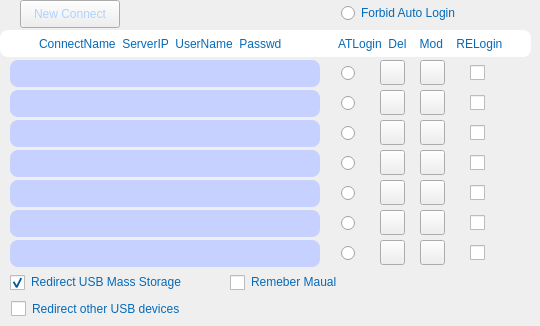
   <widget class="QWidget" name="account">
    <widget class="QLabel" name="label_2">
     <property name="geometry">
      <rect>
       <x>10</x>
       <y>110</y>
       <width>27</width>
       <height>27</height>
      </rect>
     </property>
     <property name="styleSheet">
      <string notr="true">	color: rgb(5, 106, 183);</string>
     </property>
     <property name="text">
      <string/>
     </property>
     <property name="alignment">
      <set>Qt::AlignCenter</set>
     </property>
    </widget>
    <widget class="QPushButton" name="New">
     <property name="geometry">
      <rect>
       <x>20</x>
       <y>0</y>
       <width>100</width>
       <height>28</height>
      </rect>
     </property>
     <property name="contextMenuPolicy">
      <enum>Qt::NoContextMenu</enum>
     </property>
     <property name="styleSheet">
      <string notr="true">QPushButton{
	border-image: url(:/images/images/button_normal.png);
	color: rgb(175, 210, 255);
}
QPushButton:focus{
	border-image: url(:/images/images/button_pressed.png);
	color: rgb(175, 210, 255);
}
QPushButton:pressed{
	border-image: url(:/images/images/button_click.png);
	color: rgb(175, 210, 255);
}

</string>
     </property>
     <property name="text">
      <string>New Connect</string>
     </property>
    </widget>
    <widget class="QPushButton" name="delete_05">
     <property name="geometry">
      <rect>
       <x>380</x>
       <y>180</y>
       <width>25</width>
       <height>25</height>
      </rect>
     </property>
     <property name="styleSheet">
      <string notr="true">QPushButton {
	border-image: url(:/images/images/delete.png);
}
QPushButton:pressed{
	border-image: url(:/images/images/delete_press.png);
}</string>
     </property>
     <property name="text">
      <string/>
     </property>
    </widget>
    <widget class="QLineEdit" name="user06">
     <property name="geometry">
      <rect>
       <x>10</x>
       <y>210</y>
       <width>310</width>
       <height>27</height>
      </rect>
     </property>
     <property name="styleSheet">
      <string notr="true">QLineEdit{
	border:2px;
	border-radius:8px;
	padding:2px 4px;
	background-color: rgb(198, 209, 255);
	color: rgb(5, 106, 183);
}
QLineEdit:focus{
	border:2px;
	border-radius:8px;
	padding:2px 4px;
	background-color: rgb(2, 78, 133);
	color: rgb(255, 255, 255);
}</string>
     </property>
     <property name="alignment">
      <set>Qt::AlignCenter</set>
     </property>
     <property name="readOnly">
      <bool>true</bool>
     </property>
    </widget>
    <widget class="QLabel" name="label_3">
     <property name="geometry">
      <rect>
       <x>10</x>
       <y>140</y>
       <width>27</width>
       <height>27</height>
      </rect>
     </property>
     <property name="styleSheet">
      <string notr="true">	color: rgb(5, 106, 183);</string>
     </property>
     <property name="text">
      <string/>
     </property>
     <property name="alignment">
      <set>Qt::AlignCenter</set>
     </property>
    </widget>
    <widget class="QLineEdit" name="user02">
     <property name="geometry">
      <rect>
       <x>10</x>
       <y>90</y>
       <width>310</width>
       <height>27</height>
      </rect>
     </property>
     <property name="styleSheet">
      <string notr="true">QLineEdit{
	border:2px;
	border-radius:8px;
	padding:2px 4px;
	background-color: rgb(198, 209, 255);
	color: rgb(5, 106, 183);
}
QLineEdit:focus{
	border:2px;
	border-radius:8px;
	padding:2px 4px;
	background-color: rgb(2, 78, 133);
	color: rgb(255, 255, 255);
}</string>
     </property>
     <property name="alignment">
      <set>Qt::AlignCenter</set>
     </property>
     <property name="readOnly">
      <bool>true</bool>
     </property>
    </widget>
    <widget class="QLabel" name="label_4">
     <property name="geometry">
      <rect>
       <x>10</x>
       <y>170</y>
       <width>27</width>
       <height>27</height>
      </rect>
     </property>
     <property name="styleSheet">
      <string notr="true">	color: rgb(5, 106, 183);</string>
     </property>
     <property name="text">
      <string/>
     </property>
     <property name="alignment">
      <set>Qt::AlignCenter</set>
     </property>
    </widget>
    <widget class="QPushButton" name="delete_04">
     <property name="geometry">
      <rect>
       <x>380</x>
       <y>150</y>
       <width>25</width>
       <height>25</height>
      </rect>
     </property>
     <property name="styleSheet">
      <string notr="true">QPushButton {
	border-image: url(:/images/images/delete.png);
}
QPushButton:pressed{
	border-image: url(:/images/images/delete_press.png);
}</string>
     </property>
     <property name="text">
      <string/>
     </property>
    </widget>
    <widget class="QLabel" name="label_1">
     <property name="geometry">
      <rect>
       <x>10</x>
       <y>80</y>
       <width>27</width>
       <height>27</height>
      </rect>
     </property>
     <property name="styleSheet">
      <string notr="true">	color: rgb(5, 106, 183);</string>
     </property>
     <property name="text">
      <string/>
     </property>
     <property name="alignment">
      <set>Qt::AlignCenter</set>
     </property>
    </widget>
    <widget class="QPushButton" name="delete_01">
     <property name="geometry">
      <rect>
       <x>380</x>
       <y>60</y>
       <width>25</width>
       <height>25</height>
      </rect>
     </property>
     <property name="styleSheet">
      <string notr="true">QPushButton {
	border-image: url(:/images/images/delete.png);
}
QPushButton:pressed{
	border-image: url(:/images/images/delete_press.png);
}</string>
     </property>
     <property name="text">
      <string/>
     </property>
    </widget>
    <widget class="QLineEdit" name="user04">
     <property name="geometry">
      <rect>
       <x>10</x>
       <y>150</y>
       <width>310</width>
       <height>27</height>
      </rect>
     </property>
     <property name="styleSheet">
      <string notr="true">QLineEdit{
	border:2px;
	border-radius:8px;
	padding:2px 4px;
	background-color: rgb(198, 209, 255);
	color: rgb(5, 106, 183);
}
QLineEdit:focus{
	border:2px;
	border-radius:8px;
	padding:2px 4px;
	background-color: rgb(2, 78, 133);
	color: rgb(255, 255, 255);
}</string>
     </property>
     <property name="alignment">
      <set>Qt::AlignCenter</set>
     </property>
     <property name="readOnly">
      <bool>true</bool>
     </property>
    </widget>
    <widget class="QCheckBox" name="USBcheckBox">
     <property name="geometry">
      <rect>
       <x>10</x>
       <y>270</y>
       <width>221</width>
       <height>24</height>
      </rect>
     </property>
     <property name="contextMenuPolicy">
      <enum>Qt::NoContextMenu</enum>
     </property>
     <property name="layoutDirection">
      <enum>Qt::LeftToRight</enum>
     </property>
     <property name="styleSheet">
      <string notr="true">	
QCheckBox{color: rgb(5, 106, 183);outline:none;}
QCheckBox::indicator { 
	width: 15px;
	height: 15px;
}
QCheckBox::indicator::unchecked {	
	border-image: url(:/images/images/checkbox_normal.png);
}
QCheckBox::indicator::checked {
	border-image: url(:/images/images/checkbox_check.png);
}</string>
     </property>
     <property name="text">
      <string>Redirect USB Mass Storage</string>
     </property>
     <property name="checked">
      <bool>true</bool>
     </property>
    </widget>
    <widget class="QPushButton" name="delete_06">
     <property name="geometry">
      <rect>
       <x>380</x>
       <y>210</y>
       <width>25</width>
       <height>25</height>
      </rect>
     </property>
     <property name="styleSheet">
      <string notr="true">QPushButton {
	border-image: url(:/images/images/delete.png);
}
QPushButton:pressed{
	border-image: url(:/images/images/delete_press.png);
}</string>
     </property>
     <property name="text">
      <string/>
     </property>
    </widget>
    <widget class="QPushButton" name="delete_03">
     <property name="geometry">
      <rect>
       <x>380</x>
       <y>120</y>
       <width>25</width>
       <height>25</height>
      </rect>
     </property>
     <property name="styleSheet">
      <string notr="true">QPushButton {
	border-image: url(:/images/images/delete.png);
}
QPushButton:pressed{
	border-image: url(:/images/images/delete_press.png);
}</string>
     </property>
     <property name="text">
      <string/>
     </property>
    </widget>
    <widget class="QLineEdit" name="user05">
     <property name="geometry">
      <rect>
       <x>10</x>
       <y>180</y>
       <width>310</width>
       <height>27</height>
      </rect>
     </property>
     <property name="styleSheet">
      <string notr="true">QLineEdit{
	border:2px;
	border-radius:8px;
	padding:2px 4px;
	background-color: rgb(198, 209, 255);
	color: rgb(5, 106, 183);
}
QLineEdit:focus{
	border:2px;
	border-radius:8px;
	padding:2px 4px;
	background-color: rgb(2, 78, 133);
	color: rgb(255, 255, 255);
}</string>
     </property>
     <property name="alignment">
      <set>Qt::AlignCenter</set>
     </property>
     <property name="readOnly">
      <bool>true</bool>
     </property>
    </widget>
    <widget class="QLabel" name="label_5">
     <property name="geometry">
      <rect>
       <x>10</x>
       <y>200</y>
       <width>27</width>
       <height>27</height>
      </rect>
     </property>
     <property name="styleSheet">
      <string notr="true">	color: rgb(5, 106, 183);</string>
     </property>
     <property name="text">
      <string/>
     </property>
     <property name="alignment">
      <set>Qt::AlignCenter</set>
     </property>
    </widget>
    <widget class="QLineEdit" name="user01">
     <property name="geometry">
      <rect>
       <x>10</x>
       <y>60</y>
       <width>310</width>
       <height>27</height>
      </rect>
     </property>
     <property name="styleSheet">
      <string notr="true">QLineEdit{
	border:2px;
	border-radius:8px;
	padding:2px 4px;
	background-color: rgb(198, 209, 255);
	color: rgb(5, 106, 183);
}
QLineEdit:focus{
	border:2px;
	border-radius:8px;
	padding:2px 4px;
	background-color: rgb(2, 78, 133);
	color: rgb(255, 255, 255);
}</string>
     </property>
     <property name="alignment">
      <set>Qt::AlignCenter</set>
     </property>
     <property name="readOnly">
      <bool>true</bool>
     </property>
    </widget>
    <widget class="QPushButton" name="delete_02">
     <property name="geometry">
      <rect>
       <x>380</x>
       <y>90</y>
       <width>25</width>
       <height>25</height>
      </rect>
     </property>
     <property name="styleSheet">
      <string notr="true">QPushButton {
	border-image: url(:/images/images/delete.png);
}
QPushButton:pressed{
	border-image: url(:/images/images/delete_press.png);
}</string>
     </property>
     <property name="text">
      <string/>
     </property>
    </widget>
    <widget class="QLineEdit" name="user03">
     <property name="geometry">
      <rect>
       <x>10</x>
       <y>120</y>
       <width>310</width>
       <height>27</height>
      </rect>
     </property>
     <property name="styleSheet">
      <string notr="true">QLineEdit{
	border:2px;
	border-radius:8px;
	padding:2px 4px;
	background-color: rgb(198, 209, 255);
	color: rgb(5, 106, 183);
}
QLineEdit:focus{
	border:2px;
	border-radius:8px;
	padding:2px 4px;
	background-color: rgb(2, 78, 133);
	color: rgb(255, 255, 255);
}</string>
     </property>
     <property name="alignment">
      <set>Qt::AlignCenter</set>
     </property>
     <property name="readOnly">
      <bool>true</bool>
     </property>
    </widget>
    <widget class="QCheckBox" name="urbdrc_checkbox">
     <property name="geometry">
      <rect>
       <x>11</x>
       <y>300</y>
       <width>201</width>
       <height>17</height>
      </rect>
     </property>
     <property name="styleSheet">
      <string notr="true">	
QCheckBox{color: rgb(5, 106, 183);outline:none;}
QCheckBox::indicator { 
	width: 15px;
	height: 15px;
}
QCheckBox::indicator::unchecked {	
	border-image: url(:/images/images/checkbox_normal.png);
}
QCheckBox::indicator::checked {
	border-image: url(:/images/images/checkbox_check.png);
}</string>
     </property>
     <property name="text">
      <string>Redirect other USB devices</string>
     </property>
    </widget>
    <widget class="QLabel" name="label_6">
     <property name="geometry">
      <rect>
       <x>10</x>
       <y>230</y>
       <width>27</width>
       <height>27</height>
      </rect>
     </property>
     <property name="styleSheet">
      <string notr="true">	color: rgb(5, 106, 183);</string>
     </property>
     <property name="text">
      <string/>
     </property>
     <property name="alignment">
      <set>Qt::AlignCenter</set>
     </property>
    </widget>
    <widget class="QLabel" name="otherUsbInfo">
     <property name="geometry">
      <rect>
       <x>218</x>
       <y>291</y>
       <width>16</width>
       <height>17</height>
      </rect>
     </property>
     <property name="styleSheet">
      <string notr="true">color: rgb(5, 106, 183);</string>
     </property>
     <property name="text">
      <string/>
     </property>
    </widget>
    <widget class="QPushButton" name="edit_06">
     <property name="geometry">
      <rect>
       <x>420</x>
       <y>210</y>
       <width>25</width>
       <height>25</height>
      </rect>
     </property>
     <property name="styleSheet">
      <string notr="true">QPushButton {
	border-image: url(:/images/images/modify.png);
}
QPushButton:pressed{
	border-image: url(:/images/images/modify_press.png);
}</string>
     </property>
     <property name="text">
      <string/>
     </property>
    </widget>
    <widget class="QPushButton" name="edit_05">
     <property name="geometry">
      <rect>
       <x>420</x>
       <y>180</y>
       <width>25</width>
       <height>25</height>
      </rect>
     </property>
     <property name="styleSheet">
      <string notr="true">QPushButton {
	border-image: url(:/images/images/modify.png);
}
QPushButton:pressed{
	border-image: url(:/images/images/modify_press.png);
}</string>
     </property>
     <property name="text">
      <string/>
     </property>
    </widget>
    <widget class="QPushButton" name="edit_02">
     <property name="geometry">
      <rect>
       <x>420</x>
       <y>90</y>
       <width>25</width>
       <height>25</height>
      </rect>
     </property>
     <property name="styleSheet">
      <string notr="true">QPushButton {
	border-image: url(:/images/images/modify.png);
}
QPushButton:pressed{
	border-image: url(:/images/images/modify_press.png);
}</string>
     </property>
     <property name="text">
      <string/>
     </property>
    </widget>
    <widget class="QPushButton" name="edit_03">
     <property name="geometry">
      <rect>
       <x>420</x>
       <y>120</y>
       <width>25</width>
       <height>25</height>
      </rect>
     </property>
     <property name="styleSheet">
      <string notr="true">QPushButton {
	border-image: url(:/images/images/modify.png);
}
QPushButton:pressed{
	border-image: url(:/images/images/modify_press.png);
}</string>
     </property>
     <property name="text">
      <string/>
     </property>
    </widget>
    <widget class="QPushButton" name="edit_01">
     <property name="geometry">
      <rect>
       <x>420</x>
       <y>60</y>
       <width>25</width>
       <height>25</height>
      </rect>
     </property>
     <property name="styleSheet">
      <string notr="true">QPushButton {
	border-image: url(:/images/images/modify.png);
}
QPushButton:pressed{
	border-image: url(:/images/images/modify_press.png);
}</string>
     </property>
     <property name="text">
      <string/>
     </property>
    </widget>
    <widget class="QPushButton" name="edit_04">
     <property name="geometry">
      <rect>
       <x>420</x>
       <y>150</y>
       <width>25</width>
       <height>25</height>
      </rect>
     </property>
     <property name="styleSheet">
      <string notr="true">QPushButton {
	border-image: url(:/images/images/modify.png);
}
QPushButton:pressed{
	border-image: url(:/images/images/modify_press.png);
}</string>
     </property>
     <property name="text">
      <string/>
     </property>
    </widget>
    <widget class="QLineEdit" name="user00">
     <property name="geometry">
      <rect>
       <x>0</x>
       <y>30</y>
       <width>321</width>
       <height>27</height>
      </rect>
     </property>
     <property name="styleSheet">
      <string notr="true">QLineEdit{
	border:2px;
	border-radius:8px;
	padding:2px 4px;
	background-color: rgb(255, 255, 255);
	color: rgb(5, 106, 183);
}
/*QLineEdit:focus{
	border:2px;
	border-radius:8px;
	padding:2px 4px;
	background-color: rgb(2, 78, 133);
	color: rgb(255, 255, 255);
}*/</string>
     </property>
     <property name="text">
      <string>ConnectName  ServerIP  UserName  Passwd</string>
     </property>
     <property name="alignment">
      <set>Qt::AlignCenter</set>
     </property>
     <property name="readOnly">
      <bool>true</bool>
     </property>
    </widget>
    <widget class="QRadioButton" name="radioButton_2">
     <property name="geometry">
      <rect>
       <x>340</x>
       <y>90</y>
       <width>25</width>
       <height>25</height>
      </rect>
     </property>
     <property name="styleSheet">
      <string notr="true">QRadioButton{color: rgb(5, 106, 183);outline:none;}
QRadioButton::indicator { 
	width: 15px;
	height: 15px;
}
QRadioButton::indicator::unchecked {	
	border-image: url(:/images/images/checkbox_normal.png);
}
QRadioButton::indicator::checked {
	border-image: url(:/images/images/checkbox_check.png);
}</string>
     </property>
     <property name="text">
      <string/>
     </property>
    </widget>
    <widget class="QRadioButton" name="radioButton_3">
     <property name="geometry">
      <rect>
       <x>340</x>
       <y>120</y>
       <width>25</width>
       <height>25</height>
      </rect>
     </property>
     <property name="styleSheet">
      <string notr="true">QRadioButton{color: rgb(5, 106, 183);outline:none;}
QRadioButton::indicator { 
	width: 15px;
	height: 15px;
}
QRadioButton::indicator::unchecked {	
	border-image: url(:/images/images/checkbox_normal.png);
}
QRadioButton::indicator::checked {
	border-image: url(:/images/images/checkbox_check.png);
}</string>
     </property>
     <property name="text">
      <string/>
     </property>
    </widget>
    <widget class="QRadioButton" name="radioButton_4">
     <property name="geometry">
      <rect>
       <x>340</x>
       <y>150</y>
       <width>25</width>
       <height>25</height>
      </rect>
     </property>
     <property name="styleSheet">
      <string notr="true">QRadioButton{color: rgb(5, 106, 183);outline:none;}
QRadioButton::indicator { 
	width: 15px;
	height: 15px;
}
QRadioButton::indicator::unchecked {	
	border-image: url(:/images/images/checkbox_normal.png);
}
QRadioButton::indicator::checked {
	border-image: url(:/images/images/checkbox_check.png);
}</string>
     </property>
     <property name="text">
      <string/>
     </property>
    </widget>
    <widget class="QRadioButton" name="radioButton_5">
     <property name="geometry">
      <rect>
       <x>340</x>
       <y>180</y>
       <width>25</width>
       <height>25</height>
      </rect>
     </property>
     <property name="styleSheet">
      <string notr="true">QRadioButton{color: rgb(5, 106, 183);outline:none;}
QRadioButton::indicator { 
	width: 15px;
	height: 15px;
}
QRadioButton::indicator::unchecked {	
	border-image: url(:/images/images/checkbox_normal.png);
}
QRadioButton::indicator::checked {
	border-image: url(:/images/images/checkbox_check.png);
}</string>
     </property>
     <property name="text">
      <string/>
     </property>
    </widget>
    <widget class="QRadioButton" name="radioButton_6">
     <property name="geometry">
      <rect>
       <x>340</x>
       <y>210</y>
       <width>25</width>
       <height>25</height>
      </rect>
     </property>
     <property name="styleSheet">
      <string notr="true">QRadioButton{color: rgb(5, 106, 183);outline:none;}
QRadioButton::indicator { 
	width: 15px;
	height: 15px;
}
QRadioButton::indicator::unchecked {	
	border-image: url(:/images/images/checkbox_normal.png);
}
QRadioButton::indicator::checked {
	border-image: url(:/images/images/checkbox_check.png);
}</string>
     </property>
     <property name="text">
      <string/>
     </property>
    </widget>
    <widget class="QRadioButton" name="radioButton_1">
     <property name="geometry">
      <rect>
       <x>340</x>
       <y>60</y>
       <width>25</width>
       <height>25</height>
      </rect>
     </property>
     <property name="styleSheet">
      <string notr="true">QRadioButton{color: rgb(5, 106, 183);outline:none;}
QRadioButton::indicator { 
	width: 15px;
	height: 15px;
}
QRadioButton::indicator::unchecked {	
	border-image: url(:/images/images/checkbox_normal.png);
}
QRadioButton::indicator::checked {
	border-image: url(:/images/images/checkbox_check.png);
}</string>
     </property>
     <property name="text">
      <string/>
     </property>
    </widget>
    <widget class="QLineEdit" name="user00_1">
     <property name="geometry">
      <rect>
       <x>310</x>
       <y>30</y>
       <width>221</width>
       <height>27</height>
      </rect>
     </property>
     <property name="styleSheet">
      <string notr="true">QLineEdit{
	border:2px;
	border-radius:8px;
	padding:2px 4px;
	background-color: rgb(255, 255, 255);
	color: rgb(5, 106, 183);
}
/*QLineEdit:focus{
	border:2px;
	border-radius:8px;
	padding:2px 4px;
	background-color: rgb(2, 78, 133);
	color: rgb(255, 255, 255);
}*/</string>
     </property>
     <property name="text">
      <string>ATLogin  Del    Mod    RELogin</string>
     </property>
     <property name="alignment">
      <set>Qt::AlignCenter</set>
     </property>
     <property name="readOnly">
      <bool>true</bool>
     </property>
    </widget>
    <widget class="QPushButton" name="delete_07">
     <property name="geometry">
      <rect>
       <x>380</x>
       <y>240</y>
       <width>25</width>
       <height>25</height>
      </rect>
     </property>
     <property name="styleSheet">
      <string notr="true">QPushButton {
	border-image: url(:/images/images/delete.png);
}
QPushButton:pressed{
	border-image: url(:/images/images/delete_press.png);
}</string>
     </property>
     <property name="text">
      <string/>
     </property>
    </widget>
    <widget class="QPushButton" name="edit_07">
     <property name="geometry">
      <rect>
       <x>420</x>
       <y>240</y>
       <width>25</width>
       <height>25</height>
      </rect>
     </property>
     <property name="styleSheet">
      <string notr="true">QPushButton {
	border-image: url(:/images/images/modify.png);
}
QPushButton:pressed{
	border-image: url(:/images/images/modify_press.png);
}</string>
     </property>
     <property name="text">
      <string/>
     </property>
    </widget>
    <widget class="QLineEdit" name="user07">
     <property name="geometry">
      <rect>
       <x>10</x>
       <y>240</y>
       <width>310</width>
       <height>27</height>
      </rect>
     </property>
     <property name="styleSheet">
      <string notr="true">QLineEdit{
	border:2px;
	border-radius:8px;
	padding:2px 4px;
	background-color: rgb(198, 209, 255);
	color: rgb(5, 106, 183);
}
QLineEdit:focus{
	border:2px;
	border-radius:8px;
	padding:2px 4px;
	background-color: rgb(2, 78, 133);
	color: rgb(255, 255, 255);
}</string>
     </property>
     <property name="alignment">
      <set>Qt::AlignCenter</set>
     </property>
     <property name="readOnly">
      <bool>true</bool>
     </property>
    </widget>
    <widget class="QRadioButton" name="radioButton_7">
     <property name="geometry">
      <rect>
       <x>340</x>
       <y>240</y>
       <width>25</width>
       <height>25</height>
      </rect>
     </property>
     <property name="styleSheet">
      <string notr="true">QRadioButton{color: rgb(5, 106, 183);outline:none;}
QRadioButton::indicator { 
	width: 15px;
	height: 15px;
}
QRadioButton::indicator::unchecked {	
	border-image: url(:/images/images/checkbox_normal.png);
}
QRadioButton::indicator::checked {
	border-image: url(:/images/images/checkbox_check.png);
}</string>
     </property>
     <property name="text">
      <string/>
     </property>
    </widget>
    <widget class="QCheckBox" name="ContinuecheckBox_1">
     <property name="geometry">
      <rect>
       <x>470</x>
       <y>60</y>
       <width>25</width>
       <height>25</height>
      </rect>
     </property>
     <property name="contextMenuPolicy">
      <enum>Qt::NoContextMenu</enum>
     </property>
     <property name="layoutDirection">
      <enum>Qt::LeftToRight</enum>
     </property>
     <property name="styleSheet">
      <string notr="true">	
QCheckBox{color: rgb(5, 106, 183);outline:none;}
QCheckBox::indicator { 
	width: 15px;
	height: 15px;
}
QCheckBox::indicator::unchecked {	
	border-image: url(:/images/images/checkbox_normal.png);
}
QCheckBox::indicator::checked {
	border-image: url(:/images/images/checkbox_check.png);
}</string>
     </property>
     <property name="text">
      <string/>
     </property>
     <property name="checkable">
      <bool>false</bool>
     </property>
     <property name="checked">
      <bool>false</bool>
     </property>
    </widget>
    <widget class="QCheckBox" name="ContinuecheckBox_2">
     <property name="geometry">
      <rect>
       <x>470</x>
       <y>90</y>
       <width>25</width>
       <height>25</height>
      </rect>
     </property>
     <property name="contextMenuPolicy">
      <enum>Qt::NoContextMenu</enum>
     </property>
     <property name="layoutDirection">
      <enum>Qt::LeftToRight</enum>
     </property>
     <property name="styleSheet">
      <string notr="true">	
QCheckBox{color: rgb(5, 106, 183);outline:none;}
QCheckBox::indicator { 
	width: 15px;
	height: 15px;
}
QCheckBox::indicator::unchecked {	
	border-image: url(:/images/images/checkbox_normal.png);
}
QCheckBox::indicator::checked {
	border-image: url(:/images/images/checkbox_check.png);
}</string>
     </property>
     <property name="text">
      <string/>
     </property>
     <property name="checkable">
      <bool>false</bool>
     </property>
     <property name="checked">
      <bool>false</bool>
     </property>
    </widget>
    <widget class="QCheckBox" name="ContinuecheckBox_3">
     <property name="geometry">
      <rect>
       <x>470</x>
       <y>120</y>
       <width>25</width>
       <height>25</height>
      </rect>
     </property>
     <property name="contextMenuPolicy">
      <enum>Qt::NoContextMenu</enum>
     </property>
     <property name="layoutDirection">
      <enum>Qt::LeftToRight</enum>
     </property>
     <property name="styleSheet">
      <string notr="true">	
QCheckBox{color: rgb(5, 106, 183);outline:none;}
QCheckBox::indicator { 
	width: 15px;
	height: 15px;
}
QCheckBox::indicator::unchecked {	
	border-image: url(:/images/images/checkbox_normal.png);
}
QCheckBox::indicator::checked {
	border-image: url(:/images/images/checkbox_check.png);
}</string>
     </property>
     <property name="text">
      <string/>
     </property>
     <property name="checkable">
      <bool>false</bool>
     </property>
     <property name="checked">
      <bool>false</bool>
     </property>
    </widget>
    <widget class="QCheckBox" name="ContinuecheckBox_4">
     <property name="geometry">
      <rect>
       <x>470</x>
       <y>150</y>
       <width>25</width>
       <height>25</height>
      </rect>
     </property>
     <property name="contextMenuPolicy">
      <enum>Qt::NoContextMenu</enum>
     </property>
     <property name="layoutDirection">
      <enum>Qt::LeftToRight</enum>
     </property>
     <property name="styleSheet">
      <string notr="true">	
QCheckBox{color: rgb(5, 106, 183);outline:none;}
QCheckBox::indicator { 
	width: 15px;
	height: 15px;
}
QCheckBox::indicator::unchecked {	
	border-image: url(:/images/images/checkbox_normal.png);
}
QCheckBox::indicator::checked {
	border-image: url(:/images/images/checkbox_check.png);
}</string>
     </property>
     <property name="text">
      <string/>
     </property>
     <property name="checkable">
      <bool>false</bool>
     </property>
     <property name="checked">
      <bool>false</bool>
     </property>
    </widget>
    <widget class="QCheckBox" name="ContinuecheckBox_5">
     <property name="geometry">
      <rect>
       <x>470</x>
       <y>180</y>
       <width>25</width>
       <height>25</height>
      </rect>
     </property>
     <property name="contextMenuPolicy">
      <enum>Qt::NoContextMenu</enum>
     </property>
     <property name="layoutDirection">
      <enum>Qt::LeftToRight</enum>
     </property>
     <property name="styleSheet">
      <string notr="true">	
QCheckBox{color: rgb(5, 106, 183);outline:none;}
QCheckBox::indicator { 
	width: 15px;
	height: 15px;
}
QCheckBox::indicator::unchecked {	
	border-image: url(:/images/images/checkbox_normal.png);
}
QCheckBox::indicator::checked {
	border-image: url(:/images/images/checkbox_check.png);
}</string>
     </property>
     <property name="text">
      <string/>
     </property>
     <property name="checkable">
      <bool>false</bool>
     </property>
     <property name="checked">
      <bool>false</bool>
     </property>
    </widget>
    <widget class="QCheckBox" name="ContinuecheckBox_6">
     <property name="enabled">
      <bool>true</bool>
     </property>
     <property name="geometry">
      <rect>
       <x>470</x>
       <y>210</y>
       <width>25</width>
       <height>25</height>
      </rect>
     </property>
     <property name="mouseTracking">
      <bool>true</bool>
     </property>
     <property name="contextMenuPolicy">
      <enum>Qt::NoContextMenu</enum>
     </property>
     <property name="layoutDirection">
      <enum>Qt::LeftToRight</enum>
     </property>
     <property name="styleSheet">
      <string notr="true">	
QCheckBox{color: rgb(5, 106, 183);outline:none;}
QCheckBox::indicator { 
	width: 15px;
	height: 15px;
}
QCheckBox::indicator::unchecked {	
	border-image: url(:/images/images/checkbox_normal.png);
}
QCheckBox::indicator::checked {
	border-image: url(:/images/images/checkbox_check.png);
}</string>
     </property>
     <property name="text">
      <string/>
     </property>
     <property name="checkable">
      <bool>false</bool>
     </property>
     <property name="checked">
      <bool>false</bool>
     </property>
    </widget>
    <widget class="QCheckBox" name="ContinuecheckBox_7">
     <property name="geometry">
      <rect>
       <x>470</x>
       <y>240</y>
       <width>25</width>
       <height>25</height>
      </rect>
     </property>
     <property name="contextMenuPolicy">
      <enum>Qt::NoContextMenu</enum>
     </property>
     <property name="layoutDirection">
      <enum>Qt::LeftToRight</enum>
     </property>
     <property name="styleSheet">
      <string notr="true">	
QCheckBox{color: rgb(5, 106, 183);outline:none;}
QCheckBox::indicator { 
	width: 15px;
	height: 15px;
}
QCheckBox::indicator::unchecked {	
	border-image: url(:/images/images/checkbox_normal.png);
}
QCheckBox::indicator::checked {
	border-image: url(:/images/images/checkbox_check.png);
}</string>
     </property>
     <property name="text">
      <string/>
     </property>
     <property name="checkable">
      <bool>false</bool>
     </property>
     <property name="checked">
      <bool>false</bool>
     </property>
    </widget>
    <widget class="QRadioButton" name="radioButton_8">
     <property name="geometry">
      <rect>
       <x>340</x>
       <y>0</y>
       <width>151</width>
       <height>25</height>
      </rect>
     </property>
     <property name="styleSheet">
      <string notr="true">QRadioButton{color: rgb(5, 106, 183);outline:none;}
QRadioButton::indicator { 
	width: 15px;
	height: 15px;
}
QRadioButton::indicator::unchecked {	
	border-image: url(:/images/images/checkbox_normal.png);
}
QRadioButton::indicator::checked {
	border-image: url(:/images/images/checkbox_check.png);
}</string>
     </property>
     <property name="text">
      <string>Forbid Auto Login</string>
     </property>
    </widget>
    <widget class="QCheckBox" name="RemembercheckBox">
     <property name="geometry">
      <rect>
       <x>230</x>
       <y>270</y>
       <width>171</width>
       <height>24</height>
      </rect>
     </property>
     <property name="contextMenuPolicy">
      <enum>Qt::NoContextMenu</enum>
     </property>
     <property name="layoutDirection">
      <enum>Qt::LeftToRight</enum>
     </property>
     <property name="styleSheet">
      <string notr="true">	
QCheckBox{color: rgb(5, 106, 183);outline:none;}
QCheckBox::indicator { 
	width: 15px;
	height: 15px;
}
QCheckBox::indicator::unchecked {	
	border-image: url(:/images/images/checkbox_normal.png);
}
QCheckBox::indicator::checked {
	border-image: url(:/images/images/checkbox_check.png);
}</string>
     </property>
     <property name="text">
      <string>Remeber Maual</string>
     </property>
     <property name="checked">
      <bool>false</bool>
     </property>
    </widget>
    <zorder>label_1</zorder>
    <zorder>label_6</zorder>
    <zorder>label_5</zorder>
    <zorder>label_2</zorder>
    <zorder>New</zorder>
    <zorder>delete_05</zorder>
    <zorder>user06</zorder>
    <zorder>label_3</zorder>
    <zorder>user02</zorder>
    <zorder>label_4</zorder>
    <zorder>delete_04</zorder>
    <zorder>delete_01</zorder>
    <zorder>user04</zorder>
    <zorder>USBcheckBox</zorder>
    <zorder>delete_06</zorder>
    <zorder>delete_03</zorder>
    <zorder>user05</zorder>
    <zorder>user01</zorder>
    <zorder>delete_02</zorder>
    <zorder>user03</zorder>
    <zorder>urbdrc_checkbox</zorder>
    <zorder>otherUsbInfo</zorder>
    <zorder>edit_06</zorder>
    <zorder>edit_05</zorder>
    <zorder>edit_02</zorder>
    <zorder>edit_03</zorder>
    <zorder>edit_01</zorder>
    <zorder>edit_04</zorder>
    <zorder>user00</zorder>
    <zorder>radioButton_2</zorder>
    <zorder>radioButton_3</zorder>
    <zorder>radioButton_4</zorder>
    <zorder>radioButton_5</zorder>
    <zorder>radioButton_6</zorder>
    <zorder>radioButton_1</zorder>
    <zorder>user00_1</zorder>
    <zorder>delete_07</zorder>
    <zorder>edit_07</zorder>
    <zorder>user07</zorder>
    <zorder>radioButton_7</zorder>
    <zorder>ContinuecheckBox_1</zorder>
    <zorder>ContinuecheckBox_2</zorder>
    <zorder>ContinuecheckBox_3</zorder>
    <zorder>ContinuecheckBox_4</zorder>
    <zorder>ContinuecheckBox_5</zorder>
    <zorder>ContinuecheckBox_6</zorder>
    <zorder>ContinuecheckBox_7</zorder>
    <zorder>radioButton_8</zorder>
    <zorder>RemembercheckBox</zorder>
   </widget>
